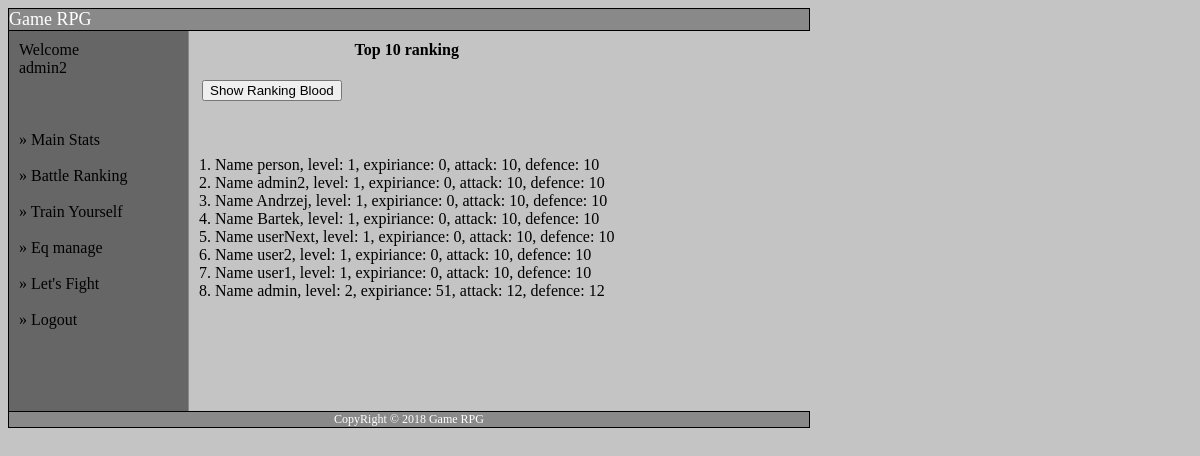
Screenshot of /gamev3.4/ranking.php (signed in) with the database file from the repository.
### tables this page shows
CREATE TABLE IF NOT EXISTS `stats` (
  `id` int(11) NOT NULL AUTO_INCREMENT,
  `gold` text NOT NULL,
  `blood` text NOT NULL,
  `defence` text NOT NULL,
  `attack` text NOT NULL,
  `HP` text NOT NULL,
  `manna` text NOT NULL,
  `strength` text NOT NULL,
  `dexitery` text NOT NULL,
  `uid` text NOT NULL,
  `level` int(11) NOT NULL,
  `expiriance` int(11) NOT NULL,
  `stan` text NOT NULL,
  `duration` datetime DEFAULT NULL,
  `points` int(11) NOT NULL,
  PRIMARY KEY (`id`)
);

### gamev3.4/safe.php (called while the page is built, shortened)
<?php
$conn = new MySQLi("localhost","root","","game");
if(!$conn->query("SELECT * FROM equipment WHERE uid = '".$_SESSION['uid']['username']."' AND isUsedValue = 0")){
    echo "Error: ".$conn->error;
}else{
if(!$conn->query("SELECT * FROM stats ORDER BY level, expiriance")){
    echo "Error: ".$conn->error;
}else{
$result3 = mysqli_query($conn,"SELECT * FROM stats ORDER BY level, expiriance");
$index = 0;
$rankingLevel = array();
while($row = mysqli_fetch_assoc($result3)){
     $rankingLevel[$index] = $row;
     $index++;
}
}
if(!$conn->query("SELECT * FROM stats ORDER BY blood")){
    echo "Error: ".$conn->error;
}else{
$result4 = mysqli_query($conn,"SELECT * FROM stats ORDER BY blood");
}
}
?>

### gamev3.4/ranking.php (the view, shortened to what this page needs)
<?php
include("header.php");
if(!isset($_SESSION['uid'])){
    echo'You must be logged in to view this page';
}else{
?>
<center><b>Top 10 ranking</b></center>
<form action="ranking-blood.php" method="POST">
<br />
<table>
<tr>
<td> <input type="submit" name="rankingBlood" value="Show Ranking Blood"/></td>
</tr>
</table>
</form>
<br /><br />
<?php
$maxNumberOfPlayer = ( count($rankingLevel) > 10)? 10 :  count($rankingLevel);
for($i = 0 ; $i < $maxNumberOfPlayer; $i++){
    $ii = $i +1;
    echo "<tr>";
    echo $ii.". Name ".$rankingLevel[$i]['uid'].", level: ".$rankingLevel[$i]['level'].", expiriance: ".$rankingLevel[$i]['expiriance'].", attack: ".$rankingLevel[$i]['attack'].", defence: ".$rankingLevel[$i]['defence']."<br>";
    echo "</tr>";
}
?>
<?php
}
include("footer.php");
?>

### gamev3.4/style.css (style rules this page uses)
body { background-color: #C4C4C4; }

### rows the page displays
stats: ii "1", uid "person", level "1", expiriance "0", attack "10", defence "10"
stats: ii "2", uid "admin2", level "1", expiriance "0", attack "10", defence "10"
stats: ii "3", uid "Andrzej", level "1", expiriance "0", attack "10", defence "10"
stats: ii "4", uid "Bartek", level "1", expiriance "0", attack "10", defence "10"
stats: ii "5", uid "userNext", level "1", expiriance "0", attack "10", defence "10"
stats: ii "6", uid "user2", level "1", expiriance "0", attack "10", defence "10"
stats: ii "7", uid "user1", level "1", expiriance "0", attack "10", defence "10"
stats: ii "8", uid "admin", level "2", expiriance "51", attack "12", defence "12"

### other values shown
$_SESSION['uid']['username'] "admin2"
